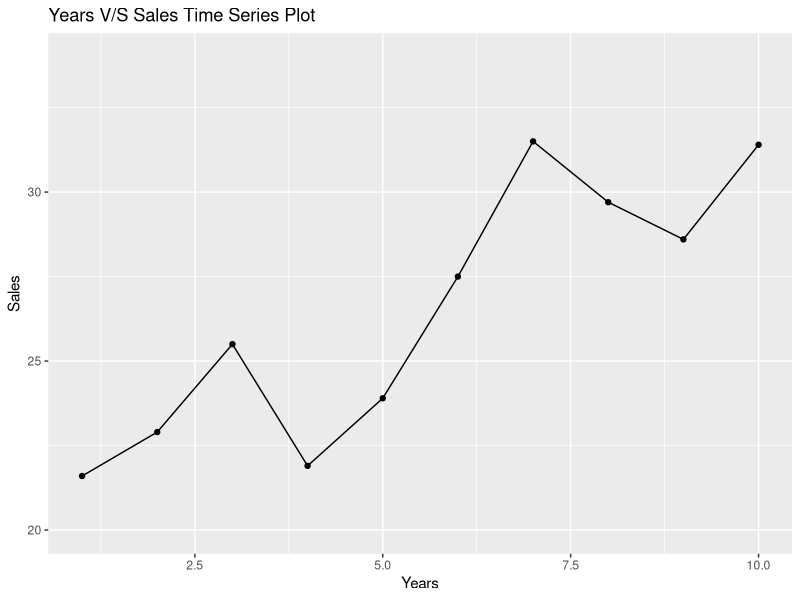

Here is the R script that generated this plot:
                                      # Page no. : 788 - 789

# Time Series Patterns Eg-3

year <- c(1,2,3,4,5,6,7,8,9,10)
sales <- c(21.6,22.9,25.5,21.9,23.9,27.5,31.5,29.7,28.6,31.4)

DF <- data.frame(year,sales)

# Install Library if not installed

# install.packages("gpplot2")

# Import Library

library(ggplot2)

ggplot(DF,aes(year,sales)) + geom_line() + geom_point() + ylim(c(20,34)) +
 labs(title = "Years V/S Sales Time Series Plot", x = "Years", y = "Sales")
